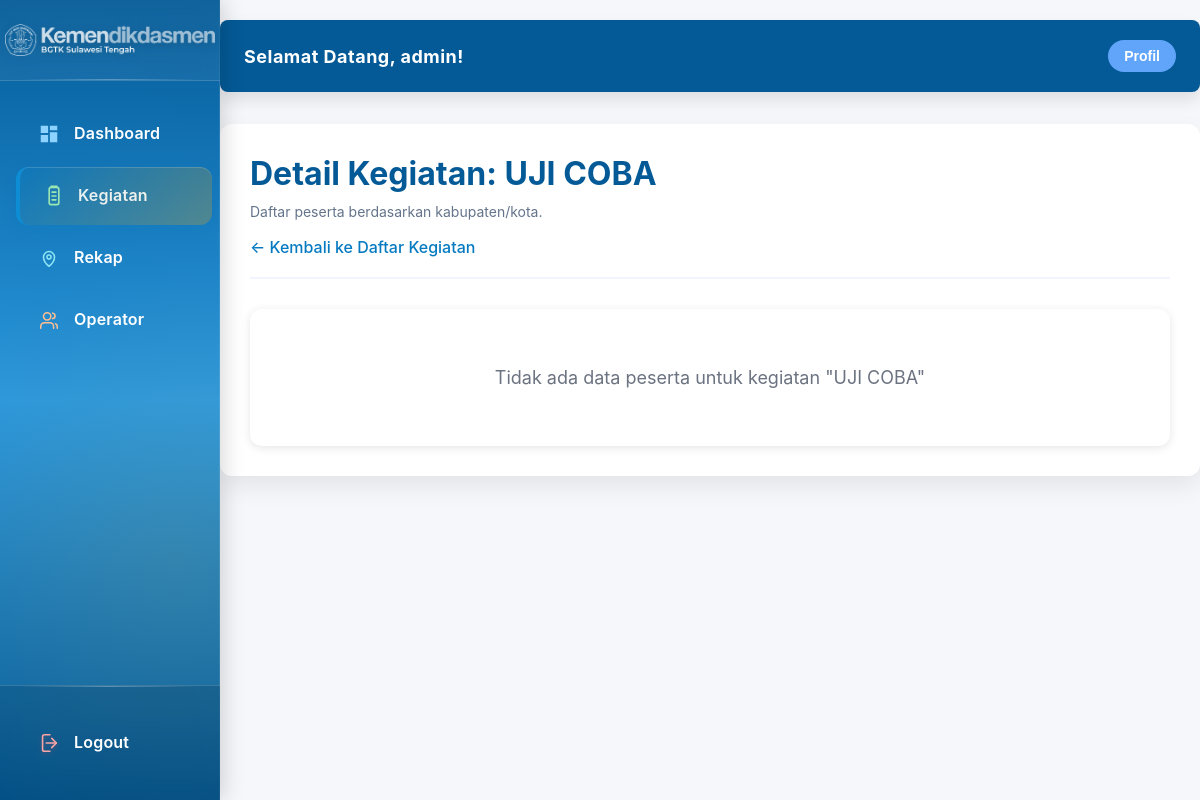
The page /admin/kegiatan/UJI COBA (signed in) on the database as committed earlier.
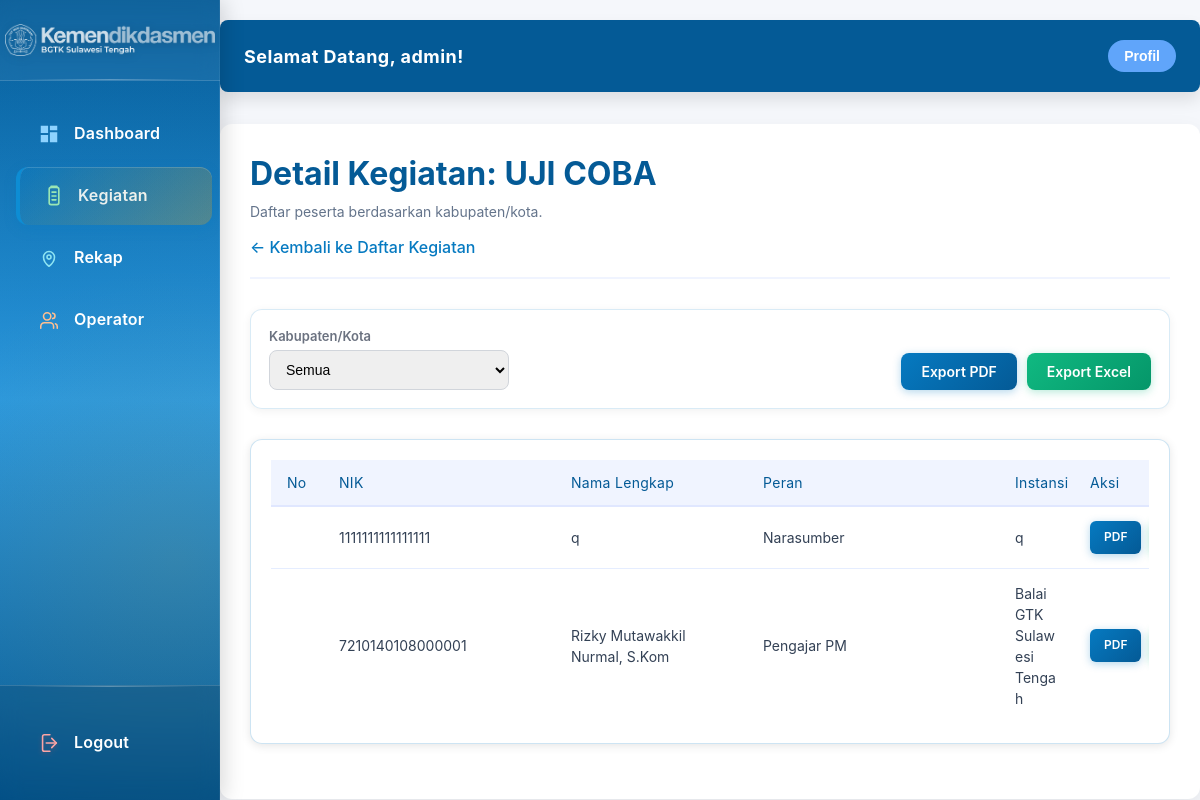
The same page on the database as committed later.
### tables this page shows
CREATE TABLE biodata_kegiatan (
            id INTEGER PRIMARY KEY AUTOINCREMENT,
            nik VARCHAR(20) NOT NULL,
            user_id INTEGER NOT NULL,
            nama_lengkap VARCHAR(100) NOT NULL,
            nip_nippk VARCHAR(50) NOT NULL,
            tempat_lahir VARCHAR(100) NOT NULL,
            tanggal_lahir DATE NOT NULL,
            jenis_kelamin TEXT NOT NULL,
            agama TEXT NOT NULL,
            pendidikan_terakhir TEXT NOT NULL,
            jurusan VARCHAR(100) NOT NULL,
            alamat_domisili TEXT NOT NULL,
            alamat_email VARCHAR(100) NOT NULL,
            no_hp VARCHAR(20) NOT NULL,
            npwp VARCHAR(50) NOT NULL,
            status_asn TEXT NOT NULL,
            pangkat_golongan VARCHAR(100) NOT NULL,
            jabatan VARCHAR(100) NOT NULL,
            instansi VARCHAR(200) NOT NULL,
            alamat_instansi TEXT NOT NULL,
            kabupaten_kota VARCHAR(100) NOT NULL,
            kabko_lainnya VARCHAR(100) DEFAULT NULL,
            peran VARCHAR(100) NOT NULL,
            nama_kegiatan TEXT NOT NULL,
            waktu_pelaksanaan VARCHAR(100) NOT NULL,
            tempat_pelaksanaan VARCHAR(200) NOT NULL,
            nama_bank VARCHAR(100) NOT NULL,
            nama_bank_lainnya VARCHAR(100) DEFAULT NULL,
            no_rekening VARCHAR(50) NOT NULL,
            nama_pemilik_rekening VARCHAR(100) NOT NULL,
            buku_tabungan_path VARCHAR(255) DEFAULT NULL,
            tanda_tangan TEXT DEFAULT NULL,
            created_at TIMESTAMP DEFAULT CURRENT_TIMESTAMP,
            updated_at TIMESTAMP DEFAULT CURRENT_TIMESTAMP,
            FOREIGN KEY (user_id) REFERENCES users(id) ON DELETE CASCADE
        );

### app.py (the view, shortened to what this page needs)
@app.route('/admin/kegiatan/<path:nama_kegiatan>')
@admin_required
def admin_detail_kegiatan(nama_kegiatan):
    from urllib.parse import unquote
    nama_kegiatan = unquote(nama_kegiatan)
    kabupaten_data = {}
    user_id = get_user_id()
    user_role = get_user_role()
    connection = get_db_connection()
    if connection is None:
        flash('Koneksi database gagal!', 'error')
        return redirect(url_for('admin_kegiatan'))
    try:
        cursor = connection.cursor()
        cursor.execute("""
            SELECT nik, nama_lengkap, nip_nippk, instansi, peran, kabupaten_kota, nama_kegiatan
            FROM biodata_kegiatan
            WHERE TRIM(nama_kegiatan) = TRIM(?)
            ORDER BY kabupaten_kota ASC, nama_lengkap ASC
        """, (nama_kegiatan,))
        rows = cursor.fetchall()
        all_biodata = [row_to_dict(row) for row in rows]
        for biodata in all_biodata:
            kabupaten = biodata['kabupaten_kota'] or 'Tidak Diketahui'
            if kabupaten not in kabupaten_data:
                kabupaten_data[kabupaten] = []
            kabupaten_data[kabupaten].append(biodata)
    except sqlite3.Error as e:
        flash(f'Terjadi kesalahan saat mengambil data: {str(e)}', 'error')
    finally:
        if connection:
            cursor.close()
            connection.close()
    return render_template(
        'admin/admin-detail-kegiatan.html',
        kabupaten_data=kabupaten_data,
        selected_kegiatan=nama_kegiatan,
        username=get_username()
    )

### app.py (called while the page is built)
def get_db_connection():
    try:
        connection = sqlite3.connect(DB_PATH, check_same_thread=False)
        connection.row_factory = sqlite3.Row  # Enable dictionary-like access
        connection.execute('PRAGMA foreign_keys = ON')
        return connection
    except sqlite3.Error as e:
        print(f"❌ Error connecting to SQLite: {e}")
        print(f"   Database path: {DB_PATH}")
        return None

def row_to_dict(row):
    if row is None:
        return None
    if isinstance(row, dict):
        return row
    return dict(row)

def is_logged_in():
    return session.get('logged_in', False)

def get_user_id():
    return session.get('user_id')

def get_user_role():
    return session.get('user_role', 'user')

def is_admin():
    return session.get('is_admin', False)

def get_username():
    return session.get('username')

def get_user_display_name():
    user_nama = session.get('user_nama')
    username = session.get('username')
    return user_nama if user_nama else (username if username else 'Admin')

@app.before_request
def refresh_session():
    if session.get('logged_in'):
        session.permanent = True
        session.modified = True

### templates/admin/admin-detail-kegiatan.html (shortened to what the changed rows need)
<!DOCTYPE html>
<html lang="id">
<head>
    <link rel="stylesheet" href="{{ url_for('static', filename='css/admin.css') }}">
    <link rel="stylesheet" href="https://cdn.datatables.net/1.13.7/css/jquery.dataTables.min.css">
</head>
<body>
    <div class="admin-wrapper">
        <main class="main-content">
            <div class="container">
                <div class="header">
                    <div>
                        <h1>Detail Kegiatan: {{ selected_kegiatan }}</h1>
                    </div>
                </div>
                {% if kabupaten_data %}
                <div class="filter-card">
                    <form class="filter-form" onsubmit="return false;">
                        <div class="form-field">
                            <label for="filterKabupaten">Kabupaten/Kota</label>
                            <select id="filterKabupaten">
                                <option value="">Semua</option>
                            </select>
                        </div>
                        <div class="filter-actions">
                            <a href="{{ url_for('export_all_pdf_kegiatan', nama_kegiatan=selected_kegiatan) }}"
                               id="exportDetailPdfBtn"
                               class="btn-export-pdf"
                               target="_blank"
                               style="padding: 10px 20px; font-size: 14px;">
                                Export PDF
                            </a>
                            <a href="{{ url_for('export_all_excel_kegiatan', nama_kegiatan=selected_kegiatan) }}"
                               id="exportDetailExcelBtn"
                               class="btn-export-excel"
                               target="_blank"
                               style="padding: 10px 20px; font-size: 14px; background: linear-gradient(135deg, #10b981 0%, #059669 100%); color: white; text-decoration: none; border-radius: 8px; font-weight: 600; box-shadow: 0 2px 8px rgba(16, 185, 129, 0.3); transition: box-shadow 0.2s ease;">
                                Export Excel
                            </a>
                        </div>
                    </form>
                </div>
                <div class="kabupaten-list" style="margin-top: 30px;">
                    <div class="kabupaten-card">
                        <div class="users-table-wrapper">
                            <table class="users-table" id="detailKegiatanTable">
                                <thead>
                                    <tr>
                                        <th>No</th>
                                        <th>NIK</th>
                                        <th>Nama Lengkap</th>
                                        <th>Peran</th>
                                        <th>Instansi</th>
                                        <th>Aksi</th>
                                    </tr>
                                </thead>
                                <tbody>
                                    {% for kabupaten, users in kabupaten_data.items() %}
                                        {% for user in users %}
                                        <tr>
                                            <td></td>
                                            <td>{{ user.nik }}</td>
                                            <td>{{ user.nama_lengkap }}</td>
                                            <td>{{ user.peran }}</td>
                                            <td>{{ user.instansi }}</td>
                                            <td class="action-cell">
                                                <div class="action-buttons">
                                                    <a href="{{ url_for('export_biodata_pdf', nik=user.nik, nama_kegiatan=user.nama_kegiatan) }}"
                                                       class="btn-export-pdf"
                                                       target="_blank">
                                                        PDF
                                                    </a>
                                                </div>
                                            </td>
                                        </tr>
                                        {% endfor %}
                                    {% endfor %}
                                </tbody>
                            </table>
                        </div>
                    </div>
                </div>
                {% else %}
                <div class="no-data" style="margin-top: 30px; text-align: center; padding: 40px; background: white; border-radius: 12px; box-shadow: 0 2px 10px rgba(0,0,0,0.1);">
                    <p style="font-size: 18px; color: #6b7280;">Tidak ada data peserta untuk kegiatan "{{ selected_kegiatan }}"</p>
                </div>
                {% endif %}
            </div>
        </main>
    </div>
</body>
</html>

Rows that differ between the two databases and show on the page:
added biodata_kegiatan: nik "1111111111111111", nama_lengkap "q", peran "Narasumber", instansi "q"
added biodata_kegiatan: nik "7210140108000001", nama_lengkap "Rizky Mutawakkil Nurmal, S.Kom", peran "Pengajar PM", instansi "Balai GTK Sulawesi Tengah"
Other text that changed with them:
form field value: (not shown) → "Semua"
{{ selected_kegiatan }}: "UJI COBA" → (not shown)
text no longer shown: "Tidak ada data peserta untuk kegiatan \" \""
text now shown: "Kabupaten/Kota Export PDF Export Excel No NIK Nama Lengkap Peran Instansi Aksi"
